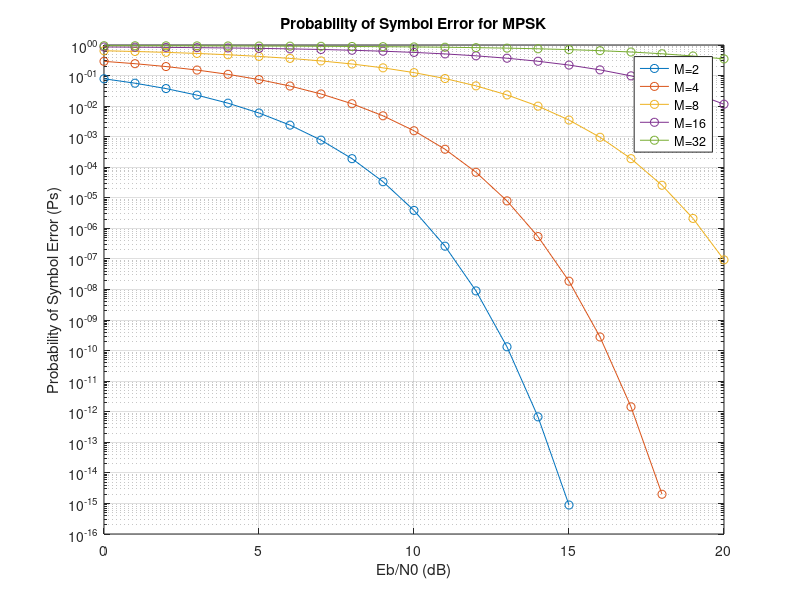
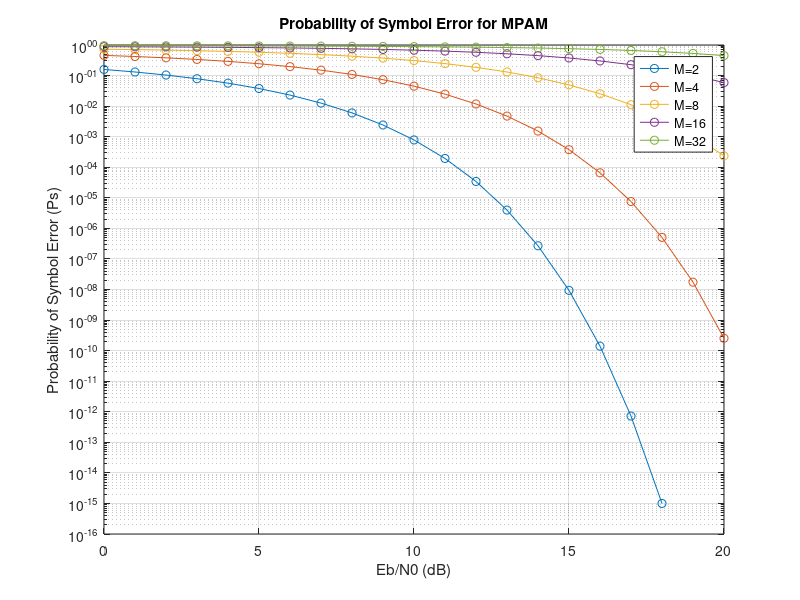
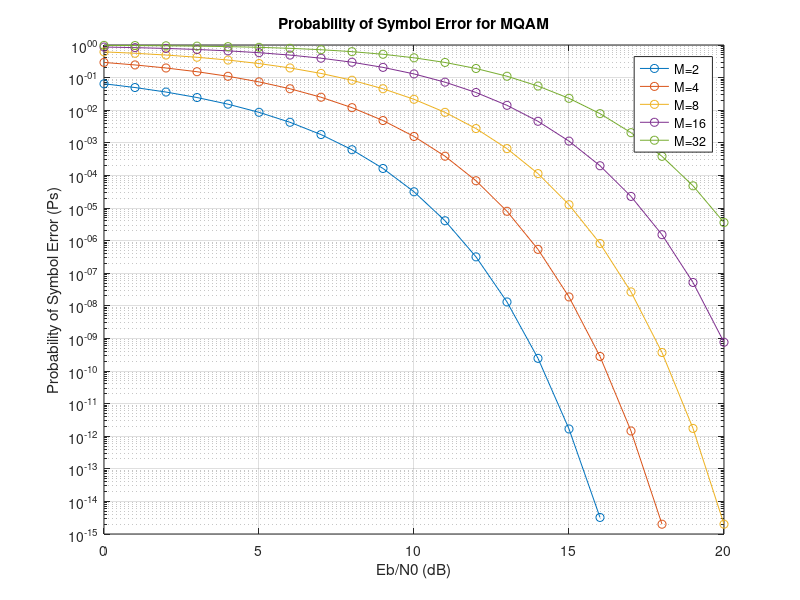
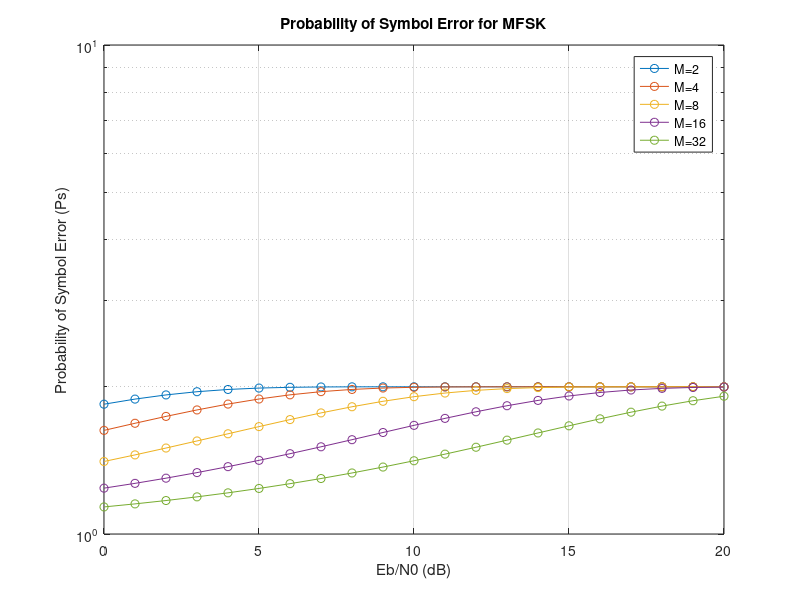

Write the MATLAB code that produced these figures, in order.
M_values = [2, 4, 8, 16, 32];
Eb_N0_dB = 0:20;
Eb_N0 = 10.^(Eb_N0_dB / 10);
Ps_mpsk = zeros(length(M_values), length(Eb_N0));


for i = 1:length(M_values)
    M = M_values(i);
    
    Pe_mpsk = qfunc(sqrt(2 * Eb_N0 * sin(pi/M)^2));

    Ps_mpsk(i, :) = 1 - (1 - Pe_mpsk).^log2(M);
end

% Plotting
figure;
semilogy(Eb_N0_dB, Ps_mpsk','-o');
grid on;
xlabel('Eb/N0 (dB)');
ylabel('Probability of Symbol Error (Ps)');
title('Probability of Symbol Error for MPSK');
legend('M=2', 'M=4', 'M=8', 'M=16', 'M=32');
M_values = [2, 4, 8, 16, 32];
Eb_N0_dB = 0:20;
Eb_N0 = 10.^(Eb_N0_dB / 10);
Ps_mpam = zeros(length(M_values), length(Eb_N0));
for i = 1:length(M_values)
    M = M_values(i);  
    Pe_mpam = qfunc(sqrt(3 * log2(M) * Eb_N0 / (M^2 - 1)));
    Ps_mpam(i, :) = 1 - (1 - Pe_mpam).^log2(M);
end

% Plotting
figure;
semilogy(Eb_N0_dB, Ps_mpam','-o');
grid on;
xlabel('Eb/N0 (dB)');
ylabel('Probability of Symbol Error (Ps)');
title('Probability of Symbol Error for MPAM');
legend('M=2', 'M=4', 'M=8', 'M=16', 'M=32');
M_values = [2, 4, 8, 16, 32];
Eb_N0_dB = 0:20;
Eb_N0 = 10.^(Eb_N0_dB / 10);
Ps_mqam = zeros(length(M_values), length(Eb_N0));

for i = 1:length(M_values)
    M = M_values(i);
    
    Pe_mqam = 2 * (1 - 1/sqrt(M)) * qfunc(sqrt(3 * log2(M) * Eb_N0 / (2 * (M - 1))));
    
    Ps_mqam(i, :) = 1 - (1 - Pe_mqam).^log2(M);
end


figure;
semilogy(Eb_N0_dB, Ps_mqam','-o');
grid on;
xlabel('Eb/N0 (dB)');
ylabel('Probability of Symbol Error (Ps)');
title('Probability of Symbol Error for MQAM');
legend('M=2', 'M=4', 'M=8', 'M=16', 'M=32');
M_values = [2, 4, 8, 16, 32];
Eb_N0_dB = 0:20;
Eb_N0 = 10.^(Eb_N0_dB / 10);
Ps_mfsk = zeros(length(M_values), length(Eb_N0));
for i = 1:length(M_values)
    M = M_values(i);
    Ps_mfsk(i, :) = 2 * (1 - qfunc(sqrt((6 * log2(M)) / (M^2 - 1) * Eb_N0)));
end
% Plotting
figure;
semilogy(Eb_N0_dB, Ps_mfsk','-o');
grid on;
xlabel('Eb/N0 (dB)');
ylabel('Probability of Symbol Error (Ps)');
title('Probability of Symbol Error for MFSK');
legend('M=2', 'M=4', 'M=8', 'M=16', 'M=32');
M_values = [2, 4, 8, 16, 32];
Eb_N0_dB = 0:20;
Eb_N0 = 10.^(Eb_N0_dB / 10);
Ps_mfsk_noncoherent = zeros(length(M_values), length(Eb_N0));
for i = 1:length(M_values)
    M = M_values(i);    
    Ps_mfsk_noncoherent(i, :) = 2 * (1 - qfunc(sqrt((3 * log2(M)) / (2 * (M^2 - 1)) * Eb_N0)));
end

% Plotting
figure;
semilogy(Eb_N0_dB, Ps_mfsk_noncoherent','-o');
grid on;
xlabel('Eb/N0 (dB)');
ylabel('Probability of Symbol Error (Ps)');
title('Probability of Symbol Error for Non-coherent MFSK');
legend('M=2', 'M=4', 'M=8', 'M=16', 'M=32');
